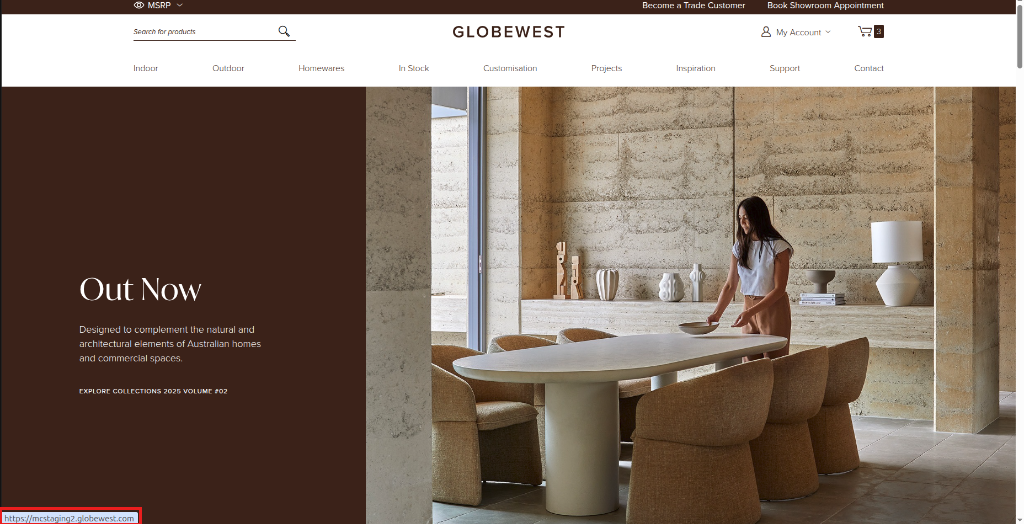
#> input picture Footer_Screenshots_For_Michelle/HIGHLIGHTED_FOOTER_URL_RED_SQUARE.png, 1024 x 524 px, found by its file name
$ python generate_zoomed_footer_url.py
#> lines starting #> are read from the running program, lines starting #| are printed output that depends on the picture; pictures that were not available may be replaced by others from this repository, and a replacement may not be noted
from PIL import Image, ImageDraw

# Open base image
im = Image.open('HIGHLIGHTED_FOOTER_URL_RED_SQUARE.png').convert('RGB')
#> im is the input picture: PIL image 1024x524 RGB; mean R, G, B 129.2, 113, 100.9
draw = ImageDraw.Draw(im)

# Crop the URL box at bottom left
crop_url = Image.open('/home/deepali/.gemini/antigravity-ide/brain/4375b821-29fa-4315-8e2a-cf6f6b43a60c/.user_uploaded/media_1789637567134.png').crop((0, 508, 140, 524))
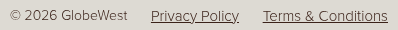
#> input picture Footer_Screenshots_For_Michelle/01_COPYRIGHT_2026_RED_BOX.png, 398 x 30 px, given in place of media_1789637567134.png, which was not available
#> crop_url: PIL image 140x16 RGB; every value is 0
# Magnify by 2.5x
w_mag = int(crop_url.width * 2.5)
#> w_mag = 350
h_mag = int(crop_url.height * 2.5)
#> h_mag = 40
crop_mag = crop_url.resize((w_mag, h_mag), Image.Resampling.LANCZOS)
#> crop_mag: PIL image 350x40 RGB; every value is 0

# Paste magnified URL above the bottom left, e.g. at (10, 440)
im_zoom = im.copy()
d_zoom = ImageDraw.Draw(im_zoom)
im_zoom.paste(crop_mag, (10, 450))
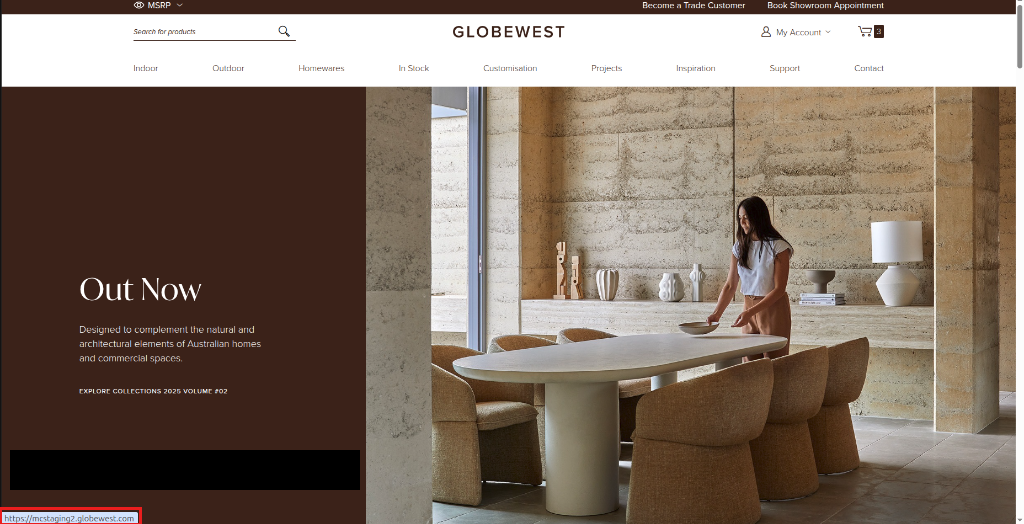
#> im_zoom: PIL image 1024x524 RGB; mean R, G, B 127.7, 112.1, 100.2

# Draw red outline around magnified box
RED = (235, 30, 30)
for i in range(3):
    d_zoom.rectangle([10 - i, 450 - i, 10 + w_mag + i, 450 + h_mag + i], outline=RED)

out_zoom_root = '/home/deepali/My Projects/Deepali/GlobeWest 2026 (2)/Footer/comparison/HIGHLIGHTED_FOOTER_URL_WITH_ZOOM.png'
out_zoom_art = '/home/deepali/.gemini/antigravity-ide/brain/4375b821-29fa-4315-8e2a-cf6f6b43a60c/HIGHLIGHTED_FOOTER_URL_WITH_ZOOM.png'
out_zoom_mich = '/home/deepali/My Projects/Deepali/GlobeWest 2026 (2)/Footer_Screenshots_For_Michelle/HIGHLIGHTED_FOOTER_URL_WITH_ZOOM.png'

im_zoom.save(out_zoom_root, quality=95)
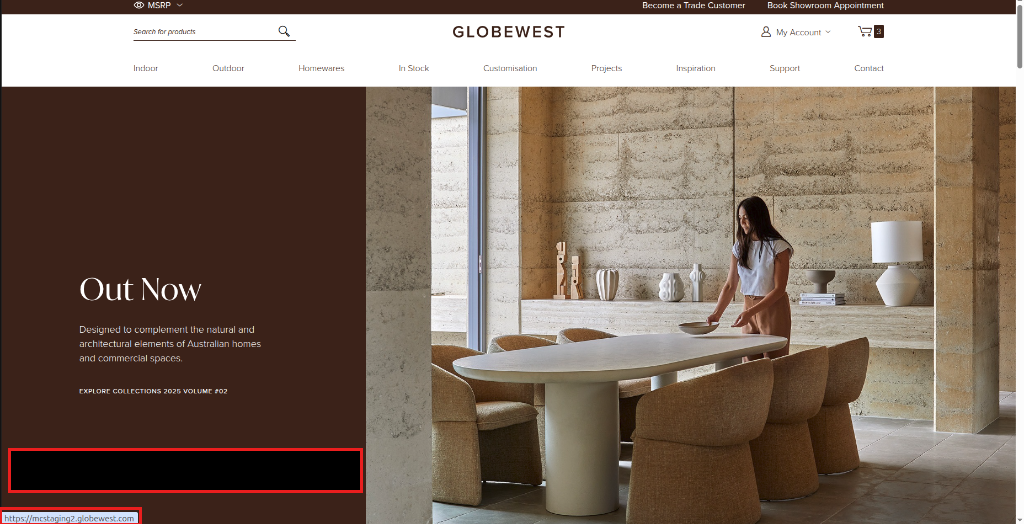
#> saved as HIGHLIGHTED_FOOTER_URL_WITH_ZOOM.png: PIL image 1024x524 RGB; mean R, G, B 128.5, 112.1, 100.3
im_zoom.save(out_zoom_art, quality=95)
im_zoom.save(out_zoom_mich, quality=95)
print('Saved zoomed version!')
